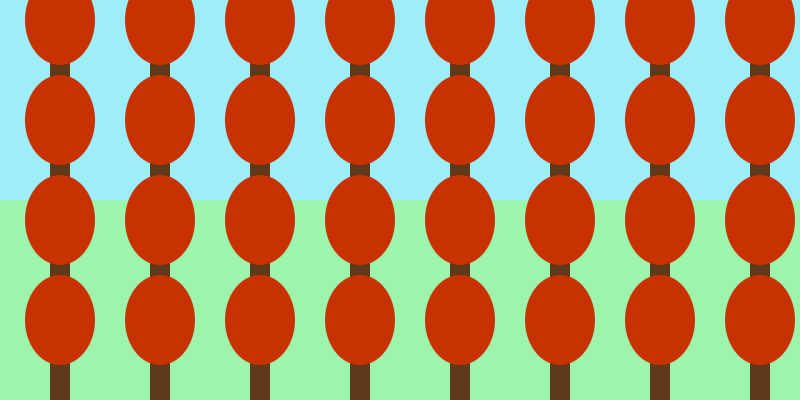
Frame 1 (no input)
Frame 60 (the mouse pressed at the canvas centre just before this capture): identical to frame 1, image omitted
Frame 120 (the mouse held since frame 60 and released just before this capture): identical to frame 1, image omitted

The Processing sketch that drew this single still picture (run headless with seeded random() and noise(); from frame 60 on, the mouse is pressed at the canvas centre):

// Processing sketch: sketch_260421e
// ── sketch_260421e.pde
color leafColour, trunkColour;

void setup()
{
  size(800, 400);
  noStroke();
  leafColour  = color(200, 50, 2);
  trunkColour = color(95, 57, 26);
}

void draw()
{
  background(157, 238, 247);  // Sky
  fill(156, 245, 170);        // Ground
  rect(0, height/2, width, height/2);

  for (float xPos = 50; xPos < width; xPos = xPos + 100)
  {
    for (float yPos = 50; yPos < height; yPos += 100)
    drawTree(xPos, yPos);
  }
}

void drawTree(float treeX, float treeY)
{
  fill(trunkColour);
  rect(treeX, treeY, 20, 70);
  fill(leafColour);
  ellipse(treeX + 10, treeY - 30, 70, 90);
}
